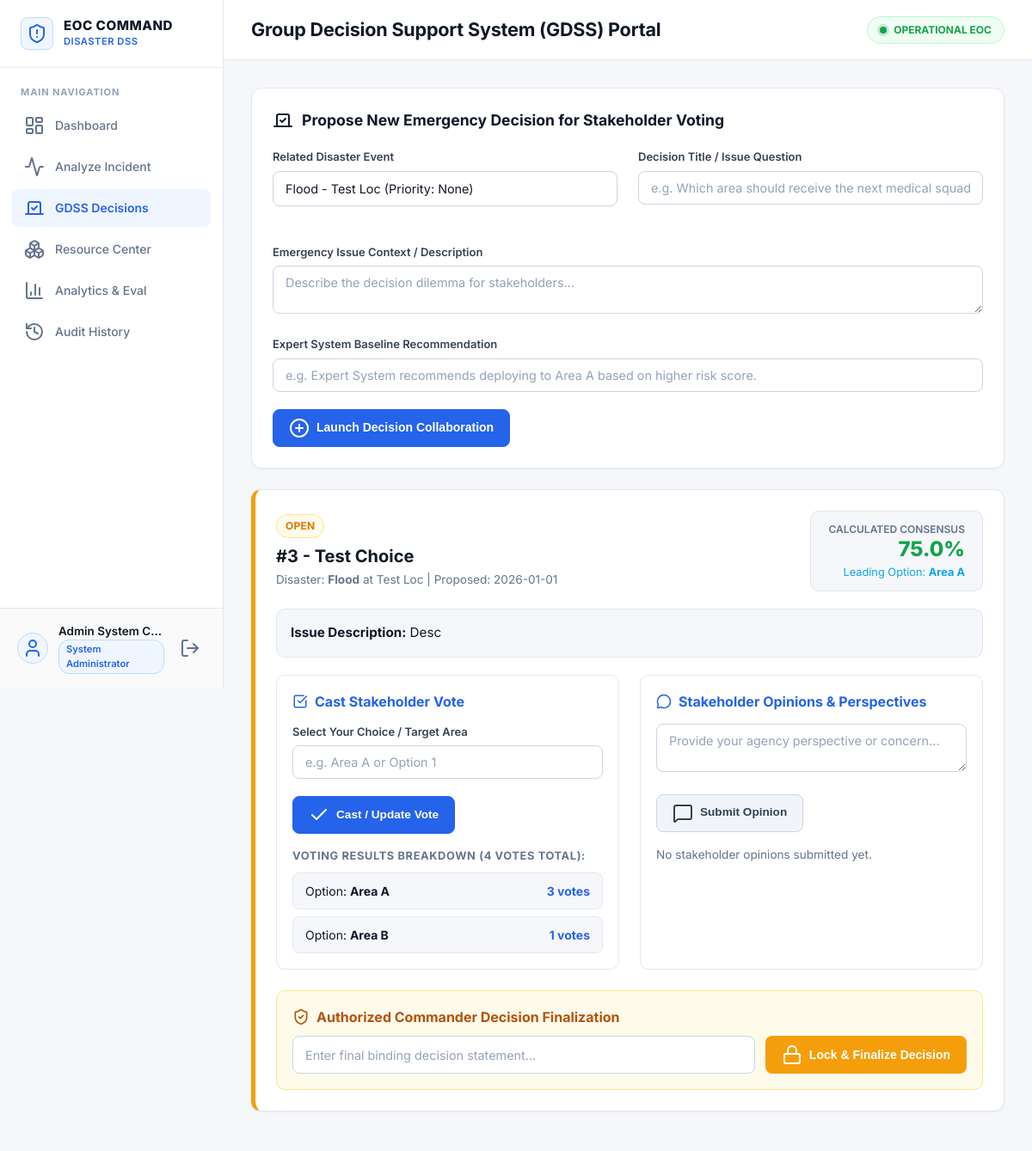
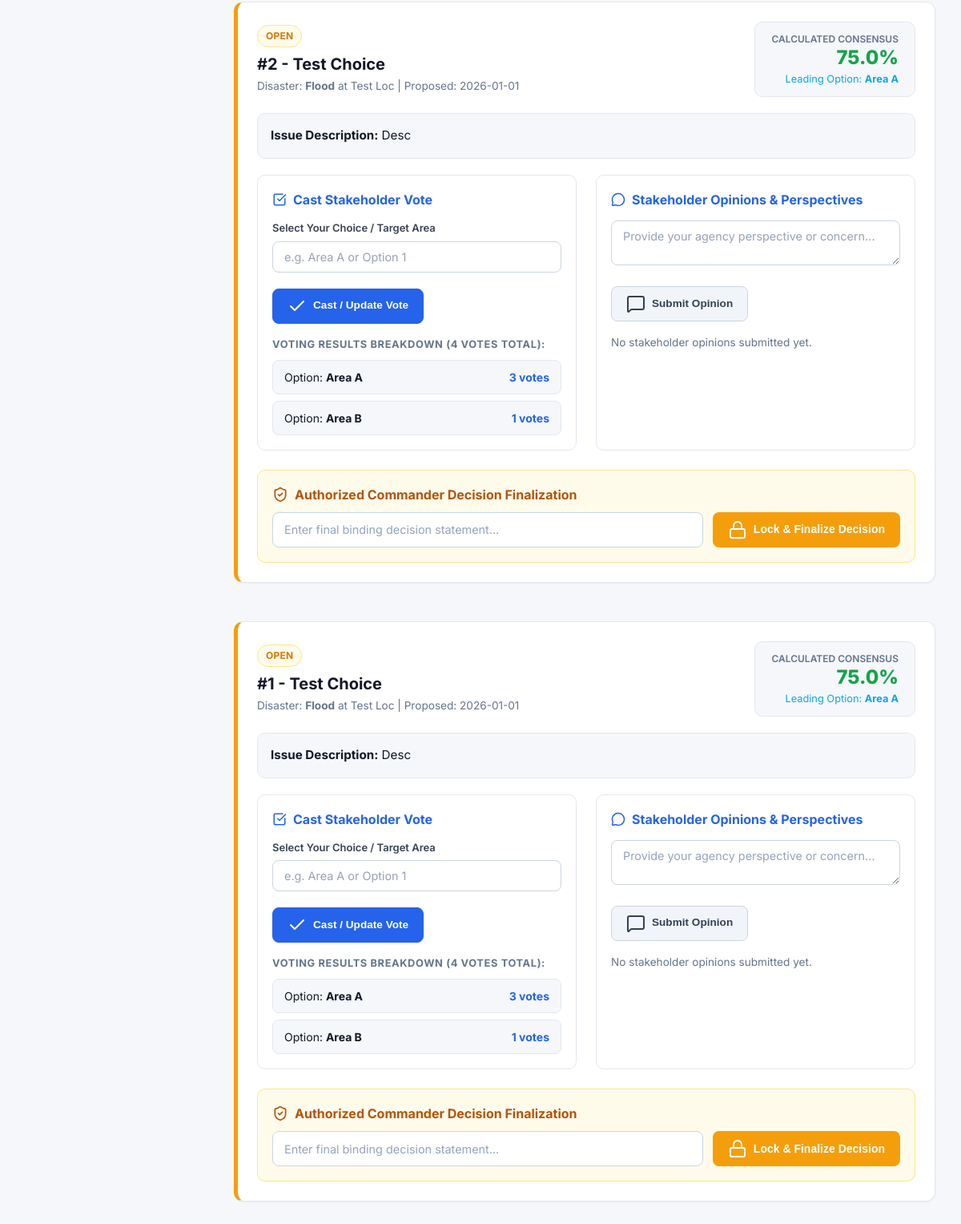
Page /gdss (signed in) on the committed database (2 pictures, top to bottom).
### tables this page shows
CREATE TABLE gdss_decisions (
            id INTEGER PRIMARY KEY AUTOINCREMENT,
            disaster_id INTEGER NOT NULL,
            title TEXT NOT NULL,
            issue_description TEXT NOT NULL,
            expert_recommendation TEXT,
            status TEXT NOT NULL DEFAULT 'OPEN',
            final_decision TEXT,
            finalized_by TEXT,
            created_at TEXT,
            FOREIGN KEY (disaster_id) REFERENCES disasters(id) ON DELETE CASCADE
        );

CREATE TABLE gdss_votes (
            id INTEGER PRIMARY KEY AUTOINCREMENT,
            decision_id INTEGER NOT NULL,
            user_id INTEGER NOT NULL,
            username TEXT NOT NULL,
            role TEXT NOT NULL,
            vote_option TEXT NOT NULL,
            created_at TEXT,
            UNIQUE(decision_id, user_id),
            FOREIGN KEY (decision_id) REFERENCES gdss_decisions(id) ON DELETE CASCADE
        );

CREATE TABLE disasters (
            id INTEGER PRIMARY KEY AUTOINCREMENT,
            disaster_type TEXT NOT NULL,
            location TEXT NOT NULL,
            people_affected INTEGER,
            medical_emergency TEXT,
            road_status TEXT,
            available_ambulances INTEGER,
            hospital_beds INTEGER,
            priority TEXT,
            recommendation TEXT,
            created_at TEXT
        , status TEXT DEFAULT 'ACTIVE');

### app/routes/gdss_routes.py (the view)
@gdss_bp.route("/gdss")
@login_required
def index():
    conn = get_db()
    decisions = conn.execute("""
        SELECT g.*, d.disaster_type, d.location
        FROM gdss_decisions g
        JOIN disasters d ON g.disaster_id = d.id
        ORDER BY g.id DESC
    """).fetchall()
    disasters = get_all_disasters()
    conn.close()
    enhanced_decisions = []
    conn = get_db()
    for d in decisions:
        opinions = conn.execute("SELECT * FROM gdss_opinions WHERE decision_id = ? ORDER BY id ASC", (d["id"],)).fetchall()
        votes = conn.execute("SELECT * FROM gdss_votes WHERE decision_id = ? ORDER BY id ASC", (d["id"],)).fetchall()
        vote_counts = {}
        total_votes = len(votes)
        consensus_pct = 0.0
        winning_option = None
        if total_votes > 0:
            for v in votes:
                opt = v["vote_option"]
                vote_counts[opt] = vote_counts.get(opt, 0) + 1
            winning_option = max(vote_counts, key=vote_counts.get)
            consensus_pct = round((vote_counts[winning_option] / total_votes) * 100, 1)
        user_voted = conn.execute("SELECT * FROM gdss_votes WHERE decision_id = ? AND user_id = ?", (d["id"], session.get("user_id"))).fetchone()
        enhanced_decisions.append({
            "details": d,
            "opinions": opinions,
            "votes": votes,
            "vote_counts": vote_counts,
            "total_votes": total_votes,
            "consensus_pct": consensus_pct,
            "winning_option": winning_option,
            "user_voted": user_voted
        })
    conn.close()
    return render_template("gdss.html", decisions=enhanced_decisions, disasters=disasters)

### app/templates/gdss.html (shortened to what this page needs)
{% extends "base.html" %}
{% block header_title %}Group Decision Support System (GDSS) Portal{% endblock %}
{% block content %}
{% if session.get('role') in ['System Administrator', 'Disaster Management Authority'] %}
<div class="card">
    <div class="card-header">
        <div class="card-title">
            <i data-lucide="vote"></i>
            <span>Propose New Emergency Decision for Stakeholder Voting</span>
        </div>
    </div>
    <form action="{{ url_for('gdss.create_decision') }}" method="POST">
        <div class="grid-cols-2">
            <div class="form-group">
                <label>Related Disaster Event</label>
                <select name="disaster_id" required>
                    {% for d in disasters %}
                    <option value="{{ d.id }}">{{ d.disaster_type }} - {{ d.location }} (Priority: {{ d.priority }})</option>
                    {% endfor %}
                </select>
            </div>
            <div class="form-group">
                <label>Decision Title / Issue Question</label>
                <input type="text" name="title" placeholder="e.g. Which area should receive the next medical squad?" required>
            </div>
        </div>
        <div class="form-group">
            <label>Emergency Issue Context / Description</label>
            <textarea name="issue_description" rows="2" placeholder="Describe the decision dilemma for stakeholders..." required></textarea>
        </div>
        <div class="form-group">
            <label>Expert System Baseline Recommendation</label>
            <input type="text" name="expert_recommendation" placeholder="e.g. Expert System recommends deploying to Area A based on higher risk score.">
        </div>
        <button type="submit" class="btn btn-primary">
            <i data-lucide="plus-circle"></i>
            <span>Launch Decision Collaboration</span>
        </button>
    </form>
</div>
{% endif %}
<div style="display: flex; flex-direction: column; gap: 24px;">
    {% for item in decisions %}
    {% set d = item.details %}
    <div class="card" style="border-left: 5px solid {% if d.status == 'FINALIZED' %}var(--success){% else %}var(--warning){% endif %};">
        <div class="card-header">
            <div>
                <span class="badge {% if d.status == 'FINALIZED' %}badge-low{% else %}badge-medium{% endif %}">{{ d.status }}</span>
                <h3 style="margin-top: 6px; color: var(--text-main); font-size: 1.25rem; font-weight: 700;">#{{ d.id }} - {{ d.title }}</h3>
                <div style="font-size: 0.85rem; color: var(--text-muted); margin-top: 2px;">Disaster: <strong>{{ d.disaster_type }}</strong> at {{ d.location }} | Proposed: {{ d.created_at }}</div>
            </div>
            {% if item.total_votes > 0 %}
            <div style="text-align: right; background: var(--bg-main); padding: 12px 20px; border-radius: var(--radius-md); border: 1px solid var(--border);">
                <div style="font-size: 0.75rem; color: var(--text-muted); font-weight: 600; text-transform: uppercase;">Calculated Consensus</div>
                <div style="font-size: 1.5rem; font-weight: 800; color: var(--success); line-height: 1.2;">{{ item.consensus_pct }}%</div>
                <div style="font-size: 0.8rem; color: var(--info); margin-top: 2px;">Leading Option: <strong>{{ item.winning_option }}</strong></div>
            </div>
            {% endif %}
        </div>
        <div style="background: var(--bg-main); padding: 16px; border-radius: var(--radius-md); margin-bottom: 20px; font-size: 0.95rem; border: 1px solid var(--border);">
            <strong style="color: var(--text-main);">Issue Description:</strong> {{ d.issue_description }}
        </div>
        <div class="grid-cols-2">
            <div style="background: #FFFFFF; padding: 18px; border-radius: var(--radius-md); border: 1px solid var(--border);">
                <h4 style="color: var(--primary); margin-bottom: 14px; font-weight: 700; display: flex; align-items: center; gap: 8px;">
                    <i data-lucide="check-square" style="width: 18px; height: 18px;"></i>
                    <span>Cast Stakeholder Vote</span>
                </h4>
                {% if d.status == 'OPEN' %}
                <form action="{{ url_for('gdss.cast_vote', decision_id=d.id) }}" method="POST" style="margin-bottom: 16px;">
                    <div class="form-group">
                        <label>Select Your Choice / Target Area</label>
                        <input type="text" name="vote_option" placeholder="e.g. Area A or Option 1" required>
                    </div>
                    <button type="submit" class="btn btn-primary" style="font-size: 0.85rem;">
                        <i data-lucide="check"></i> Cast / Update Vote
                    </button>
                </form>
                {% else %}
                <div style="color: var(--success); font-weight: 600; margin-bottom: 16px; display: flex; align-items: center; gap: 6px;">
                    <i data-lucide="lock" style="width: 16px; height: 16px;"></i>
                    <span>Decision is FINALIZED. Voting is closed.</span>
                </div>
                {% endif %}
                <h5 style="color: var(--text-muted); font-size: 0.8rem; text-transform: uppercase; letter-spacing: 0.05em; font-weight: 700; margin-bottom: 10px;">Voting Results Breakdown ({{ item.total_votes }} votes total):</h5>
                <ul style="list-style: none; display: flex; flex-direction: column; gap: 8px;">
                    {% for opt, count in item.vote_counts.items() %}
                    <li style="display: flex; justify-content: space-between; background: var(--bg-main); padding: 10px 14px; border-radius: var(--radius-sm); border: 1px solid var(--border); font-size: 0.875rem;">
                        <span>Option: <strong style="color: var(--text-main);">{{ opt }}</strong></span>
                        <span style="color: var(--primary); font-weight: 700;">{{ count }} votes</span>
                    </li>
                    {% else %}
                    <li style="color: var(--text-muted); font-size: 0.85rem;">No votes cast yet.</li>
                    {% endfor %}
                </ul>
            </div>
            <div style="background: #FFFFFF; padding: 18px; border-radius: var(--radius-md); border: 1px solid var(--border);">
                <h4 style="color: var(--primary); margin-bottom: 14px; font-weight: 700; display: flex; align-items: center; gap: 8px;">
                    <i data-lucide="message-circle" style="width: 18px; height: 18px;"></i>
                    <span>Stakeholder Opinions & Perspectives</span>
                </h4>
                {% if d.status == 'OPEN' %}
                <form action="{{ url_for('gdss.add_opinion', decision_id=d.id) }}" method="POST" style="margin-bottom: 16px;">
                    <div class="form-group">
                        <textarea name="opinion_text" rows="2" placeholder="Provide your agency perspective or concern..." required></textarea>
                    </div>
                    <button type="submit" class="btn btn-secondary" style="font-size: 0.85rem;">
                        <i data-lucide="message-square"></i> Submit Opinion
                    </button>
                </form>
                {% endif %}
                <div style="max-height: 220px; overflow-y: auto; display: flex; flex-direction: column; gap: 10px; padding-right: 4px;">
                    {% for op in item.opinions %}
                    <div style="background: var(--bg-main); padding: 12px; border-radius: var(--radius-sm); border: 1px solid var(--border); font-size: 0.875rem;">
                        <div style="display: flex; justify-content: space-between; margin-bottom: 4px;">
                            <strong style="color: var(--info);">{{ op.username }} (<span class="role-badge" style="font-size: 0.65rem;">{{ op.role }}</span>)</strong>
                            <small style="color: var(--text-muted); font-size: 0.75rem;">{{ op.created_at }}</small>
                        </div>
                        <div style="color: var(--text-main);">{{ op.opinion_text }}</div>
                    </div>
                    {% else %}
                    <div style="color: var(--text-muted); font-size: 0.85rem;">No stakeholder opinions submitted yet.</div>
                    {% endfor %}
                </div>
            </div>
        </div>
        {% if d.status == 'OPEN' and session.get('role') in ['System Administrator', 'Disaster Management Authority'] %}
        <div style="margin-top: 20px; background: var(--warning-bg); border: 1px solid var(--warning-border); padding: 18px; border-radius: var(--radius-md);">
            <h4 style="color: #B45309; margin-bottom: 10px; font-weight: 700; display: flex; align-items: center; gap: 8px;">
                <i data-lucide="shield-check" style="width: 20px; height: 20px;"></i>
                <span>Authorized Commander Decision Finalization</span>
            </h4>
            <form action="{{ url_for('gdss.finalize_decision', decision_id=d.id) }}" method="POST" style="display: flex; gap: 12px;">
                <input type="text" name="final_decision" placeholder="Enter final binding decision statement..." required style="flex: 1;">
                <button type="submit" class="btn btn-warning" style="white-space: nowrap;">
                    <i data-lucide="lock"></i> Lock & Finalize Decision
                </button>
            </form>
        </div>
        {% endif %}
    </div>
    {% else %}
    <div class="card" style="text-align: center; padding: 40px; color: var(--text-muted);">
        <i data-lucide="inbox" style="width: 40px; height: 40px; margin-bottom: 8px; color: var(--text-light);"></i>
        <p>No emergency decisions created yet.</p>
    </div>
    {% endfor %}
</div>
{% endblock %}

### rows in the picture
gdss_votes: consensus_pct "75.0", winning_option "Area A", total_votes "4", vote_option "Area A", decision "3"
gdss_decisions: status "OPEN", id "3", title "Test Choice", created_at "2026-01-01", issue_description "Desc"
disasters: disaster_type "Flood", location "Test Loc"
gdss_votes: vote_option "Area B", count "1"
gdss_votes: consensus_pct "75.0", winning_option "Area A", total_votes "4", vote_option "Area A", count "3"
gdss_decisions: status "OPEN", id "2", title "Test Choice", created_at "2026-01-01", issue_description "Desc"
disasters: disaster_type "Flood", location "Test Loc"
gdss_votes: vote_option "Area B", count "1"
gdss_votes: consensus_pct "75.0", winning_option "Area A", total_votes "4", vote_option "Area A", count "3"
gdss_decisions: status "OPEN", id "1", title "Test Choice", created_at "2026-01-01", issue_description "Desc"
disasters: disaster_type "Flood", location "Test Loc"
gdss_votes: vote_option "Area B", decision "1"

### other values in the picture
{{ session.get('full_name') }} "Admin System C…"
{{ session.get('role') }} "System Administrator"
form field disaster_id "Flood - Test Loc (Priority: None)"
